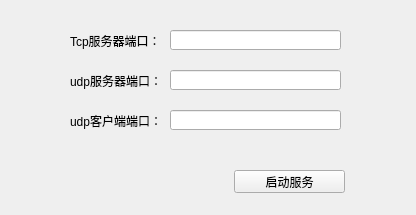
<?xml version="1.0" encoding="UTF-8"?>
<ui version="4.0">
 <class>MainWindow</class>
 <widget class="QMainWindow" name="MainWindow">
  <property name="geometry">
   <rect>
    <x>0</x>
    <y>0</y>
    <width>416</width>
    <height>215</height>
   </rect>
  </property>
  <property name="sizePolicy">
   <sizepolicy hsizetype="Fixed" vsizetype="Fixed">
    <horstretch>0</horstretch>
    <verstretch>0</verstretch>
   </sizepolicy>
  </property>
  <property name="windowTitle">
   <string>MainWindow</string>
  </property>
  <widget class="QWidget" name="centralwidget">
   <widget class="QLabel" name="label">
    <property name="geometry">
     <rect>
      <x>70</x>
      <y>30</y>
      <width>91</width>
      <height>21</height>
     </rect>
    </property>
    <property name="text">
     <string>Tcp服务器端口：</string>
    </property>
   </widget>
   <widget class="QLineEdit" name="lineEdit">
    <property name="geometry">
     <rect>
      <x>170</x>
      <y>30</y>
      <width>171</width>
      <height>20</height>
     </rect>
    </property>
   </widget>
   <widget class="QLineEdit" name="lineEdit_2">
    <property name="geometry">
     <rect>
      <x>170</x>
      <y>70</y>
      <width>171</width>
      <height>20</height>
     </rect>
    </property>
   </widget>
   <widget class="QLabel" name="label_2">
    <property name="geometry">
     <rect>
      <x>70</x>
      <y>70</y>
      <width>91</width>
      <height>21</height>
     </rect>
    </property>
    <property name="text">
     <string>udp服务器端口：</string>
    </property>
   </widget>
   <widget class="QLineEdit" name="lineEdit_3">
    <property name="geometry">
     <rect>
      <x>170</x>
      <y>110</y>
      <width>171</width>
      <height>20</height>
     </rect>
    </property>
   </widget>
   <widget class="QLabel" name="label_3">
    <property name="geometry">
     <rect>
      <x>70</x>
      <y>110</y>
      <width>91</width>
      <height>21</height>
     </rect>
    </property>
    <property name="text">
     <string>udp客户端端口：</string>
    </property>
   </widget>
   <widget class="QPushButton" name="pushButton">
    <property name="geometry">
     <rect>
      <x>234</x>
      <y>170</y>
      <width>111</width>
      <height>23</height>
     </rect>
    </property>
    <property name="text">
     <string>启动服务</string>
    </property>
   </widget>
  </widget>
 </widget>
 <resources/>
 <connections/>
</ui>
